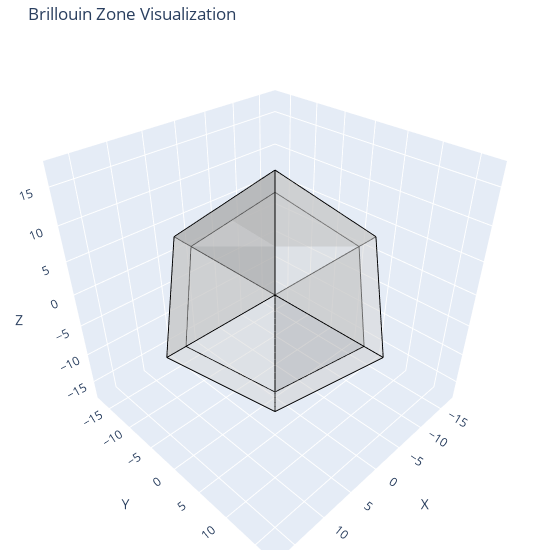

The notebook cell this image was saved under:
### Markdown cell above
### Reciprocal Lattice
You can also create a reciprocal lattice object from the lattice object. The reciprocal lattice is defined by the reciprocal lattice vectors `a*`, `b*`, and `c*`. The reciprocal lattice vectors are given by the formula:
$$
\mathbf{a}^* = 2\pi \frac{\mathbf{b} \times \mathbf{c}}{\mathbf{a} \cdot (\mathbf{b} \times \mathbf{c})}, \quad
\mathbf{b}^* = 2\pi \frac{\mathbf{c} \times \mathbf{a}}{\mathbf{a} \cdot (\mathbf{b} \times \mathbf{c})}, \quad
\mathbf{c}^* = 2\pi \frac{\mathbf{a} \times \mathbf{b}}{\mathbf{a} \cdot (\mathbf{b} \times \mathbf{c})}
$$

### Brillouin Zone
The Brillouin zone is a primitive cell in reciprocal space. It is used to describe the behavior of electrons in a solid material. You can create a Brillouin zone object from the lattice object using `lattice.get_brillouin_zone()`. The Brillouin zone object contains the vertices of the Brillouin zone.

The Brillouin zone of an FCC lattice is a truncated octahedron. The Brillouin zone of a BCC lattice is a truncated octahedron. The Brillouin zone of a simple cubic lattice is a cube.

### Code cell
def draw_brillouin_zone(facets):
    import plotly.graph_objects as go

    fig = go.Figure()

    # Plot each facet of the Brillouin zone
    for facet in facets:
        x, y, z = zip(*[point for point in facet])
        fig.add_trace(go.Mesh3d(x=x, y=y, z=z, opacity=0.5, color='lightgrey', name='Facet'))
        for i in range(len(facet)):
            fig.add_trace(go.Scatter3d(x=[x[i], x[(i+1) % len(facet)]],
                                       y=[y[i], y[(i+1) % len(facet)]],
                                       z=[z[i], z[(i+1) % len(facet)]],
                                       mode='lines',
                                       line=dict(color='black', width=2),
                                       showlegend=False))

    fig.update_layout(scene=dict(
        xaxis_title='X',
        yaxis_title='Y',
        zaxis_title='Z',
    ), 
        title="Brillouin Zone Visualization",
        margin=dict(l=0, r=0, b=0, t=40),
        width=550,
        height=550,
    )

    fig.show()

# BCC Brillouin zone
# structure = Structure.from_spacegroup(sg=229, species=["Fe"], 
#                                          lattice=Lattice.from_parameters(a=2.87, b=2.87, c=2.87, alpha=90, beta=90, gamma=90) 
#                                          coords=[[0, 0, 0]])

# FCC Brillouin zone
structure = Structure.from_spacegroup(sg=227, species=["Si"],
                                            lattice=Lattice.from_parameters(a=5.43, b=5.43, c=5.43, alpha=90, beta=90, gamma=90),
                                            coords=[[0, 0, 0]])
sga = SpacegroupAnalyzer(structure, symprec=0.1, angle_tolerance=5)

primitive_structure = sga.get_primitive_standard_structure()

lattice = primitive_structure.lattice

print(f"Space group: {sga.get_space_group_symbol()}")

reciprocal_lattice = lattice.reciprocal_lattice_crystallographic
brillouin_zone = reciprocal_lattice.get_brillouin_zone()

print(f"reciprocal_lattice = \n{reciprocal_lattice:.3f}")
print(f"brillouin_zone = {brillouin_zone}")

draw_brillouin_zone(brillouin_zone)

### Figure 1 — Plotly figure (JSON) as saved in the notebook; plotly's stock layout.template omitted (floating-point values rounded to 4 significant figures)
{"data": [{"color": "lightgrey", "name": "Facet", "opacity": 0.5, "type": "mesh3d", "x": [8.529, 1.001e-15, 8.529, 17.06], "y": [8.529, 17.06, 8.529, 3.192e-15], "z": [8.529, 2.565e-15, -8.529, -2.164e-15]}, {"line": {"color": "black", "width": 2}, "mode": "lines", "showlegend": false, "type": "scatter3d", "x": [8.529, 1.001e-15], "y": [8.529, 17.06], "z": [8.529, 2.565e-15]}, {"line": {"color": "black", "width": 2}, "mode": "lines", "showlegend": false, "type": "scatter3d", "x": [1.001e-15, 8.529], "y": [17.06, 8.529], "z": [2.565e-15, -8.529]}, {"line": {"color": "black", "width": 2}, "mode": "lines", "showlegend": false, "type": "scatter3d", "x": [8.529, 17.06], "y": [8.529, 3.192e-15], "z": [-8.529, -2.164e-15]}, {"line": {"color": "black", "width": 2}, "mode": "lines", "showlegend": false, "type": "scatter3d", "x": [17.06, 8.529], "y": [3.192e-15, 8.529], "z": [-2.164e-15, 8.529]}, {"color": "lightgrey", "name": "Facet", "opacity": 0.5, "type": "mesh3d", "x": [-8.529, 1.001e-15, -8.529, -17.06], "y": [8.529, 17.06, 8.529, 2.998e-15], "z": [8.529, 2.565e-15, -8.529, -1.279e-15]}, {"line": {"color": "black", "width": 2}, "mode": "lines", "showlegend": false, "type": "scatter3d", "x": [-8.529, 1.001e-15], "y": [8.529, 17.06], "z": [8.529, 2.565e-15]}, {"line": {"color": "black", "width": 2}, "mode": "lines", "showlegend": false, "type": "scatter3d", "x": [1.001e-15, -8.529], "y": [17.06, 8.529], "z": [2.565e-15, -8.529]}, {"line": {"color": "black", "width": 2}, "mode": "lines", "showlegend": false, "type": "scatter3d", "x": [-8.529, -17.06], "y": [8.529, 2.998e-15], "z": [-8.529, -1.279e-15]}, {"line": {"color": "black", "width": 2}, "mode": "lines", "showlegend": false, "type": "scatter3d", "x": [-17.06, -8.529], "y": [2.998e-15, 8.529], "z": [-1.279e-15, 8.529]}, {"color": "lightgrey", "name": "Facet", "opacity": 0.5, "type": "mesh3d", "x": [-8.529, 4.554e-15, -8.529, -17.06], "y": [-8.529, -3.386e-15, 8.529, 2.998e-15], "z": [-8.529, -17.06, -8.529, -1.279e-15]}, {"line": {"color": "black", "width": 2}, "mode": "lines", "showlegend": false, "type": "scatter3d", "x": [-8.529, 4.554e-15], "y": [-8.529, -3.386e-15], "z": [-8.529, -17.06]}, {"line": {"color": "black", "width": 2}, "mode": "lines", "showlegend": false, "type": "scatter3d", "x": [4.554e-15, -8.529], "y": [-3.386e-15, 8.529], "z": [-17.06, -8.529]}, {"line": {"color": "black", "width": 2}, "mode": "lines", "showlegend": false, "type": "scatter3d", "x": [-8.529, -17.06], "y": [8.529, 2.998e-15], "z": [-8.529, -1.279e-15]}, {"line": {"color": "black", "width": 2}, "mode": "lines", "showlegend": false, "type": "scatter3d", "x": [-17.06, -8.529], "y": [2.998e-15, -8.529], "z": [-1.279e-15, -8.529]}, {"color": "lightgrey", "name": "Facet", "opacity": 0.5, "type": "mesh3d", "x": [8.529, 17.06, 8.529, 4.554e-15], "y": [8.529, 3.192e-15, -8.529, -3.386e-15], "z": [-8.529, -2.164e-15, -8.529, -17.06]}, {"line": {"color": "black", "width": 2}, "mode": "lines", "showlegend": false, "type": "scatter3d", "x": [8.529, 17.06], "y": [8.529, 3.192e-15], "z": [-8.529, -2.164e-15]}, {"line": {"color": "black", "width": 2}, "mode": "lines", "showlegend": false, "type": "scatter3d", "x": [17.06, 8.529], "y": [3.192e-15, -8.529], "z": [-2.164e-15, -8.529]}, {"line": {"color": "black", "width": 2}, "mode": "lines", "showlegend": false, "type": "scatter3d", "x": [8.529, 4.554e-15], "y": [-8.529, -3.386e-15], "z": [-8.529, -17.06]}, {"line": {"color": "black", "width": 2}, "mode": "lines", "showlegend": false, "type": "scatter3d", "x": [4.554e-15, 8.529], "y": [-3.386e-15, 8.529], "z": [-17.06, -8.529]}, {"color": "lightgrey", "name": "Facet", "opacity": 0.5, "type": "mesh3d", "x": [8.529, 1.001e-15, -8.529, 4.554e-15], "y": [8.529, 17.06, 8.529, -3.386e-15], "z": [-8.529, 2.565e-15, -8.529, -17.06]}, {"line": {"color": "black", "width": 2}, "mode": "lines", "showlegend": false, "type": "scatter3d", "x": [8.529, 1.001e-15], "y": [8.529, 17.06], "z": [-8.529, 2.565e-15]}, {"line": {"color": "black", "width": 2}, "mode": "lines", "showlegend": false, "type": "scatter3d", "x": [1.001e-15, -8.529], "y": [17.06, 8.529], "z": [2.565e-15, -8.529]}, {"line": {"color": "black", "width": 2}, "mode": "lines", "showlegend": false, "type": "scatter3d", "x": [-8.529, 4.554e-15], "y": [8.529, -3.386e-15], "z": [-8.529, -17.06]}, {"line": {"color": "black", "width": 2}, "mode": "lines", "showlegend": false, "type": "scatter3d", "x": [4.554e-15, 8.529], "y": [-3.386e-15, 8.529], "z": [-17.06, -8.529]}, {"color": "lightgrey", "name": "Facet", "opacity": 0.5, "type": "mesh3d", "x": [8.529, 1.001e-15, -8.529, 4.554e-15], "y": [-8.529, 3.192e-15, -8.529, -17.06], "z": [8.529, 17.06, 8.529, 3.85e-15]}, {"line": {"color": "black", "width": 2}, "mode": "lines", "showlegend": false, "type": "scatter3d", "x": [8.529, 1.001e-15], "y": [-8.529, 3.192e-15], "z": [8.529, 17.06]}, {"line": {"color": "black", "width": 2}, "mode": "lines", "showlegend": false, "type": "scatter3d", "x": [1.001e-15, -8.529], "y": [3.192e-15, -8.529], "z": [17.06, 8.529]}, {"line": {"color": "black", "width": 2}, "mode": "lines", "showlegend": false, "type": "scatter3d", "x": [-8.529, 4.554e-15], "y": [-8.529, -17.06], "z": [8.529, 3.85e-15]}, {"line": {"color": "black", "width": 2}, "mode": "lines", "showlegend": false, "type": "scatter3d", "x": [4.554e-15, 8.529], "y": [-17.06, -8.529], "z": [3.85e-15, 8.529]}, {"color": "lightgrey", "name": "Facet", "opacity": 0.5, "type": "mesh3d", "x": [-8.529, 1.001e-15, -8.529, -17.06], "y": [8.529, 3.192e-15, -8.529, 2.998e-15], "z": [8.529, 17.06, 8.529, -1.279e-15]}, {"line": {"color": "black", "width": 2}, "mode": "lines", "showlegend": false, "type": "scatter3d", "x": [-8.529, 1.001e-15], "y": [8.529, 3.192e-15], "z": [8.529, 17.06]}, {"line": {"color": "black", "width": 2}, "mode": "lines", "showlegend": false, "type": "scatter3d", "x": [1.001e-15, -8.529], "y": [3.192e-15, -8.529], "z": [17.06, 8.529]}, {"line": {"color": "black", "width": 2}, "mode": "lines", "showlegend": false, "type": "scatter3d", "x": [-8.529, -17.06], "y": [-8.529, 2.998e-15], "z": [8.529, -1.279e-15]}, {"line": {"color": "black", "width": 2}, "mode": "lines", "showlegend": false, "type": "scatter3d", "x": [-17.06, -8.529], "y": [2.998e-15, 8.529], "z": [-1.279e-15, 8.529]}, {"color": "lightgrey", "name": "Facet", "opacity": 0.5, "type": "mesh3d", "x": [8.529, 1.001e-15, 8.529, 17.06], "y": [8.529, 3.192e-15, -8.529, 3.192e-15], "z": [8.529, 17.06, 8.529, -2.164e-15]}, {"line": {"color": "black", "width": 2}, "mode": "lines", "showlegend": false, "type": "scatter3d", "x": [8.529, 1.001e-15], "y": [8.529, 3.192e-15], "z": [8.529, 17.06]}, {"line": {"color": "black", "width": 2}, "mode": "lines", "showlegend": false, "type": "scatter3d", "x": [1.001e-15, 8.529], "y": [3.192e-15, -8.529], "z": [17.06, 8.529]}, {"line": {"color": "black", "width": 2}, "mode": "lines", "showlegend": false, "type": "scatter3d", "x": [8.529, 17.06], "y": [-8.529, 3.192e-15], "z": [8.529, -2.164e-15]}, {"line": {"color": "black", "width": 2}, "mode": "lines", "showlegend": false, "type": "scatter3d", "x": [17.06, 8.529], "y": [3.192e-15, 8.529], "z": [-2.164e-15, 8.529]}, {"color": "lightgrey", "name": "Facet", "opacity": 0.5, "type": "mesh3d", "x": [-8.529, 4.554e-15, -8.529, -17.06], "y": [-8.529, -17.06, -8.529, 2.998e-15], "z": [-8.529, 3.85e-15, 8.529, -1.279e-15]}, {"line": {"color": "black", "width": 2}, "mode": "lines", "showlegend": false, "type": "scatter3d", "x": [-8.529, 4.554e-15], "y": [-8.529, -17.06], "z": [-8.529, 3.85e-15]}, {"line": {"color": "black", "width": 2}, "mode": "lines", "showlegend": false, "type": "scatter3d", "x": [4.554e-15, -8.529], "y": [-17.06, -8.529], "z": [3.85e-15, 8.529]}, {"line": {"color": "black", "width": 2}, "mode": "lines", "showlegend": false, "type": "scatter3d", "x": [-8.529, -17.06], "y": [-8.529, 2.998e-15], "z": [8.529, -1.279e-15]}, {"line": {"color": "black", "width": 2}, "mode": "lines", "showlegend": false, "type": "scatter3d", "x": [-17.06, -8.529], "y": [2.998e-15, -8.529], "z": [-1.279e-15, -8.529]}, {"color": "lightgrey", "name": "Facet", "opacity": 0.5, "type": "mesh3d", "x": [8.529, 4.554e-15, 8.529, 17.06], "y": [-8.529, -17.06, -8.529, 3.192e-15], "z": [-8.529, 3.85e-15, 8.529, -2.164e-15]}, {"line": {"color": "black", "width": 2}, "mode": "lines", "showlegend": false, "type": "scatter3d", "x": [8.529, 4.554e-15], "y": [-8.529, -17.06], "z": [-8.529, 3.85e-15]}, {"line": {"color": "black", "width": 2}, "mode": "lines", "showlegend": false, "type": "scatter3d", "x": [4.554e-15, 8.529], "y": [-17.06, -8.529], "z": [3.85e-15, 8.529]}, {"line": {"color": "black", "width": 2}, "mode": "lines", "showlegend": false, "type": "scatter3d", "x": [8.529, 17.06], "y": [-8.529, 3.192e-15], "z": [8.529, -2.164e-15]}, {"line": {"color": "black", "width": 2}, "mode": "lines", "showlegend": false, "type": "scatter3d", "x": [17.06, 8.529], "y": [3.192e-15, -8.529], "z": [-2.164e-15, -8.529]}, {"color": "lightgrey", "name": "Facet", "opacity": 0.5, "type": "mesh3d", "x": [1.001e-15, 8.529, 1.001e-15, -8.529], "y": [3.192e-15, 8.529, 17.06, 8.529], "z": [17.06, 8.529, 2.565e-15, 8.529]}, {"line": {"color": "black", "width": 2}, "mode": "lines", "showlegend": false, "type": "scatter3d", "x": [1.001e-15, 8.529], "y": [3.192e-15, 8.529], "z": [17.06, 8.529]}, {"line": {"color": "black", "width": 2}, "mode": "lines", "showlegend": false, "type": "scatter3d", "x": [8.529, 1.001e-15], "y": [8.529, 17.06], "z": [8.529, 2.565e-15]}, {"line": {"color": "black", "width": 2}, "mode": "lines", "showlegend": false, "type": "scatter3d", "x": [1.001e-15, -8.529], "y": [17.06, 8.529], "z": [2.565e-15, 8.529]}, {"line": {"color": "black", "width": 2}, "mode": "lines", "showlegend": false, "type": "scatter3d", "x": [-8.529, 1.001e-15], "y": [8.529, 3.192e-15], "z": [8.529, 17.06]}, {"color": "lightgrey", "name": "Facet", "opacity": 0.5, "type": "mesh3d", "x": [4.554e-15, 8.529, 4.554e-15, -8.529], "y": [-17.06, -8.529, -3.386e-15, -8.529], "z": [3.85e-15, -8.529, -17.06, -8.529]}, {"line": {"color": "black", "width": 2}, "mode": "lines", "showlegend": false, "type": "scatter3d", "x": [4.554e-15, 8.529], "y": [-17.06, -8.529], "z": [3.85e-15, -8.529]}, {"line": {"color": "black", "width": 2}, "mode": "lines", "showlegend": false, "type": "scatter3d", "x": [8.529, 4.554e-15], "y": [-8.529, -3.386e-15], "z": [-8.529, -17.06]}, {"line": {"color": "black", "width": 2}, "mode": "lines", "showlegend": false, "type": "scatter3d", "x": [4.554e-15, -8.529], "y": [-3.386e-15, -8.529], "z": [-17.06, -8.529]}, {"line": {"color": "black", "width": 2}, "mode": "lines", "showlegend": false, "type": "scatter3d", "x": [-8.529, 4.554e-15], "y": [-8.529, -17.06], "z": [-8.529, 3.85e-15]}], "layout": {"height": 550, "margin": {"b": 0, "l": 0, "r": 0, "t": 40}, "scene": {"xaxis": {"title": {"text": "X"}}, "yaxis": {"title": {"text": "Y"}}, "zaxis": {"title": {"text": "Z"}}}, "title": {"text": "Brillouin Zone Visualization"}, "width": 550}}
